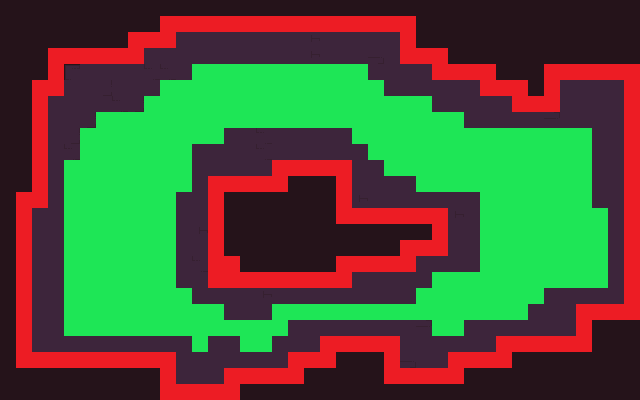

A 2D game scene composited from a Tiled map and its tileset images. What follows is a short description and the map's XML, with each tile layer's data collapsed to a summary:
An orthogonal 40x25 tile map with 16x16 px tiles, 3 tile layers (base, floor_block, spawnable), 3 tilesets.

<map version="1.9" tiledversion="1.9.2" orientation="orthogonal" renderorder="right-down" width="40" height="25" tilewidth="16" tileheight="16" infinite="0" nextlayerid="4" nextobjectid="1">
 <tileset firstgid="1" source="../tsx/Dungeon_Tileset.tsx" />
 <tileset firstgid="101" source="../tsx/border.tsx" />
 <tileset firstgid="105" source="../tsx/spawnable.tsx" />
 <layer id="1" name="base" width="40" height="25">
  <data>[1000 cells, 1000 non-empty, 28 distinct tile ids]</data>
 </layer>
 <layer id="2" name="floor_block" width="40" height="25">
  <data>[1000 cells, 173 non-empty, 1 distinct tile ids]</data>
 </layer>
 <layer id="3" name="spawnable" width="40" height="25">
  <data>[1000 cells, 304 non-empty, 1 distinct tile ids]</data>
 </layer>
</map>
